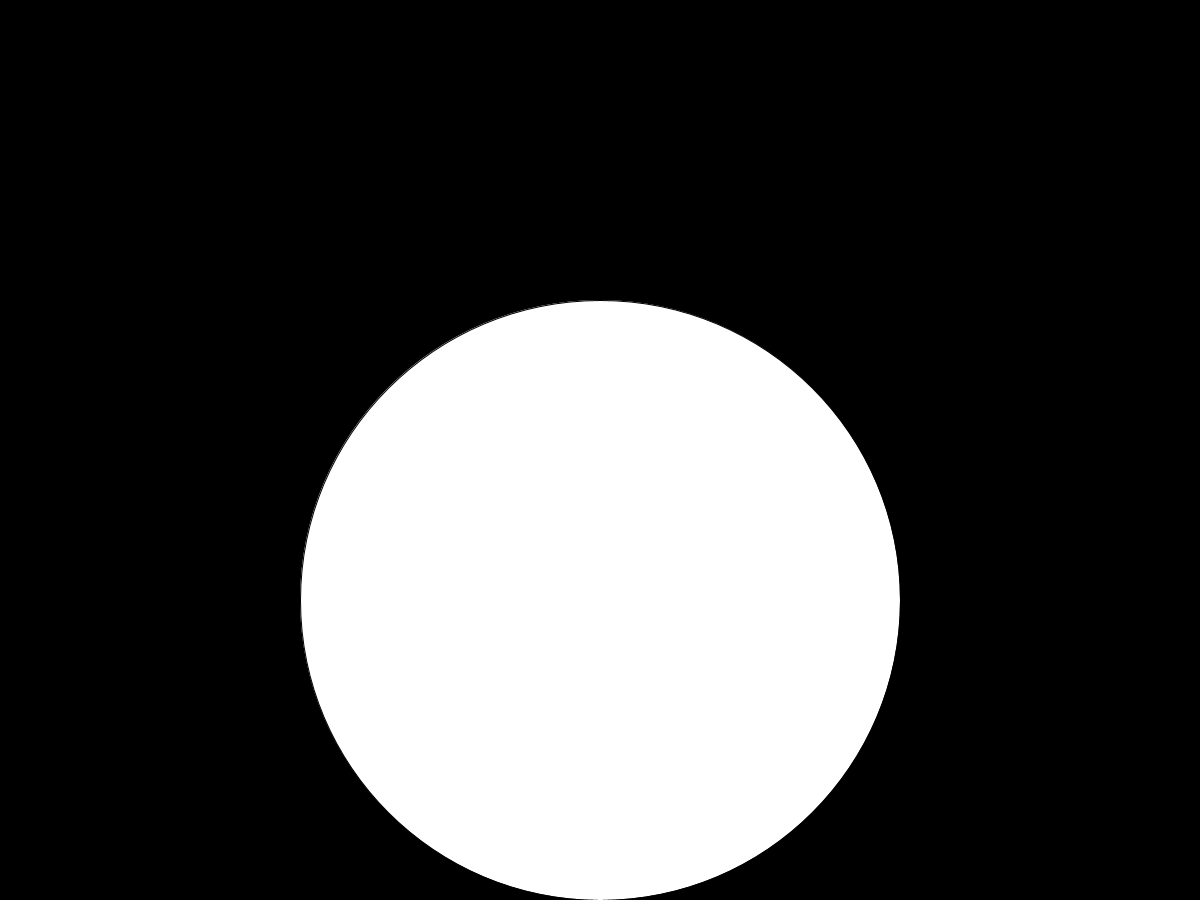
Frame 1 (no input)
Frame 60 (the mouse pressed at the canvas centre just before this capture): identical to frame 1, image omitted
Frame 120 (the mouse held since frame 60 and released just before this capture): identical to frame 1, image omitted

The Processing sketch that drew this single still picture (run headless with seeded random() and noise(); from frame 60 on, the mouse is pressed at the canvas centre):

// Processing sketch: question_4
// ── question_4.pde
int state = 0;

void setup(){
  size(1200,900);
  textAlign(CENTER,CENTER);
  rectMode(CENTER);

}
void draw(){
  switch (state) {
  case 0:
    scene0();
    break;
  case 1:
    scene1();
    break;
  case 2:
    scene2();
    break;
  case 3:
    scene3();
    break;
  case 4:
    scene4();
  default:
    break;
  }
} 

void keyPressed() {
  switch (state) {
  case 0:
    if (key == ' ') {
      state = 1;
    }
    break;
  case 1:
    if (key == ' ') {
      state = 2;
    }
    break;
  case 2:
    if (key == ' ') {
      state = 3;
    }
    break;
  case 3:
    if (key == ' ') {
      state = 4;
    }
    break;
  case 4:
    if (key == 'r') {
      state = 0;
    }
  default:
    break;
  }
}

void scene0(){
  background(0);
  ellipse(width/2,width/2,width/2,width/2);
}

void scene1(){
  background(255);
  rect(100,100,100,100);
  rect(300,300,300,300);
  rect(600,600,600,600);
}

void scene2(){
  background(25,25,112);
  
  //pulled the same star shape function ive been using forever, its from the references page of processing
  
  pushMatrix();
  translate(width*0.8, height*0.5);
  rotate(frameCount / -100.0);
  star(0, 0, 30, 70, 5); 
  popMatrix();
  
   pushMatrix();
  translate(width*0.5, height*0.2);
  rotate(frameCount / -100.0);
  star(0, 0, 30, 70, 5); 
  popMatrix();
  
   pushMatrix();
  translate(width*0.6, height*0.8);
  rotate(frameCount / -100.0);
  star(0, 0, 30, 70, 5); 
  popMatrix();
  
   pushMatrix();
  translate(width*0.2, height*0.6);
  rotate(frameCount / -100.0);
  star(0, 0, 30, 70, 5); 
  popMatrix();
}

void scene3(){
  background(255,0,255);
  text("yikes",width/2,height/2);
  
}

void scene4(){
  background(0);
  text("courtney, thank you for being a good code teacher i really appreciate you. I'm sorry I barely understand question 5",width/2,height/2);
}

void star(float x, float y, float radius1, float radius2, int npoints) {
  float angle = TWO_PI / npoints;
  float halfAngle = angle/2.0;
  beginShape();
  for (float a = 0; a < TWO_PI; a += angle) {
    float sx = x + cos(a) * radius2;
    float sy = y + sin(a) * radius2;
    vertex(sx, sy);
    sx = x + cos(a+halfAngle) * radius1;
    sy = y + sin(a+halfAngle) * radius1;
    vertex(sx, sy);
  }
  endShape(CLOSE);
}
